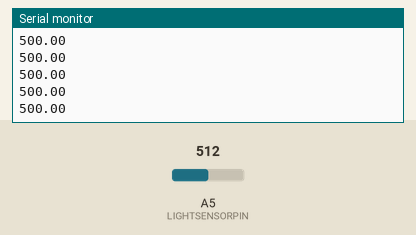
The sketch below on a simulated Arduino Uno, built with avr-gcc and run on an emulated ATmega328P. Shown: the last lines printed to the serial monitor. Inputs (shaded band) come from the test bench; at power-on: A5 (LIGHTSENSORPIN) = 512.

Above: at 1.2 s.
1.3 s: A5 (LIGHTSENSORPIN) set to 716
At 1.31 s:
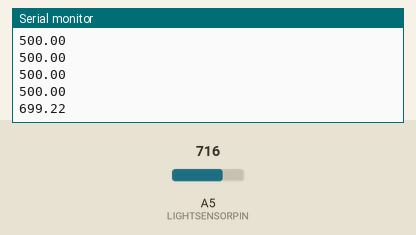
2.8 s: A5 (LIGHTSENSORPIN) set to 900
At 2.82 s:
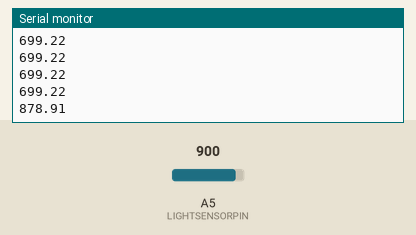
Timing chart, 0 to 5.8 s (numbered marks = the images above; inputs shaded):
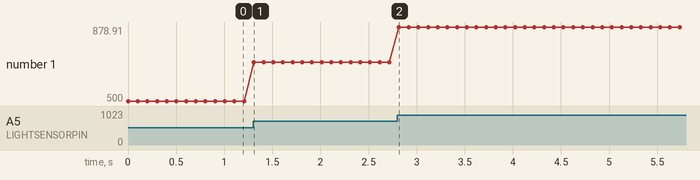

The sketch:

light_sensor.ino
```cpp
//float volts = analogRead() * 5.0 / 1024.0;
//float amps = volts / 10000.0;  // across 10,000 Ohms
//float microamps = amps * 1000000;
//float lux = microamps * 2.0;

#define LIGHTSENSORPIN A5 //Ambient light sensor reading

void setup() {
  pinMode(LIGHTSENSORPIN,  INPUT);
  Serial.begin(9600);
}

void loop() {

  float lux = analogRead(LIGHTSENSORPIN) * 0.9765625;  // 1000/1024
  Serial.println(lux);
delay(100);
}
```

Measured:
- after the input at 1.3 s, the serial monitor: prints a new line at once (image 1)
- after the input at 2.8 s, the serial monitor: prints a new line at once (image 2)
- plotted number 1: 500 → 699.22 after the input at 1.3 s, 699.22 → 878.91 after the input at 2.8 s
